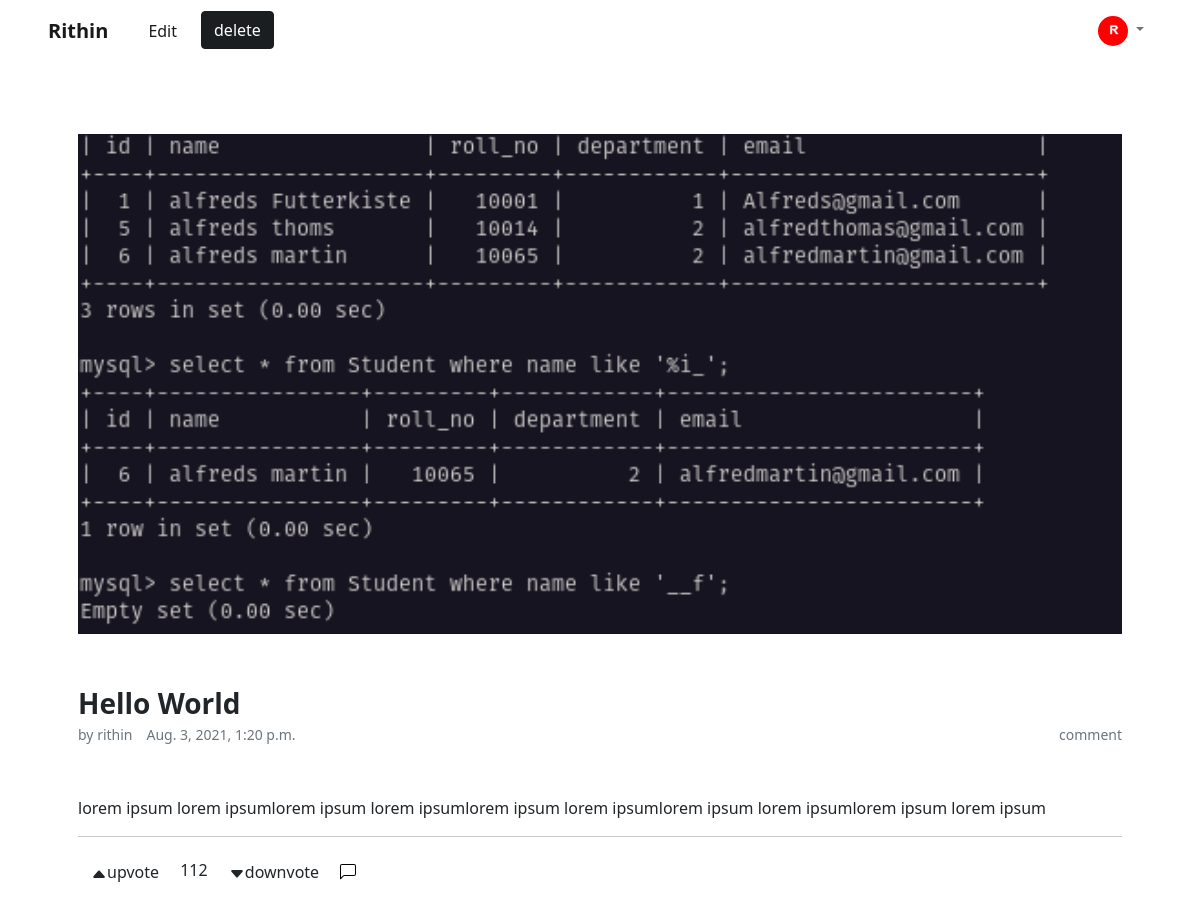
Page /post/2/ (signed in) on the committed database.
### app/models.py (models this page shows, shortened)
class Post(models.Model):
    author = models.ForeignKey(BlogUser, on_delete=models.CASCADE)
    title = models.CharField(max_length=40, null=True)
    content = models.TextField(null=True)
    published_at = models.DateTimeField(null=True)
    updated_at = models.DateTimeField(auto_now=True, null=True)
    created_at = models.DateTimeField(auto_now_add=True)
    tumbnail = models.ImageField(upload_to='images/posts', null=True)
    is_draft = models.BooleanField(default=True)

### authentication/models.py (models this page shows, shortened)
class BlogUser(AbstractBaseUser):
    email = models.EmailField(
        verbose_name='email address',
        max_length=255,
        unique=True,
    )
    fullname = models.CharField(max_length=150)
    is_active = models.BooleanField(default=True)
    staff = models.BooleanField(default=False)
    admin = models.BooleanField(default=False)
    USERNAME_FIELD = 'email'
    REQUIRED_FIELDS = ['fullname']
    objects = BlogUserManager()

class UserDetail(models.Model):
    user = models.OneToOneField(BlogUser, on_delete=models.CASCADE)
    about = models.CharField(max_length=1000)
    profile_img = models.ImageField(upload_to='images/profiles', null=True)

### app/views.py (the view)
# urls.py: path('post/<int:post_id>/', views.post, name='post'),
def post(request, post_id):
    post = get_object_or_404(models.Post, id=post_id)
    comments = models.Review.objects.filter(post=post_id)
    return render(request, 'post.html', {'post': post, 'comments': comments})

### templates/post.html (shortened to what this page needs)
{% extends "boilerplate.html" %}
{% load static %}
{% block content %}
<section class="top-section">
    <nav class="navbar navbar-expand navbar-light">
        <div class="container-fluid px-5">
            <a class="fw-bold navbar-brand" href="/user/{{post.author.id}}">{{post.author.fullname|title}}</a>
            <div class="collapse navbar-collapse" id="navbarNav">
                <ul class="navbar-nav">
                    {% if user == post.author %}
                    <li class="nav-item ps-3">
                        <a href="/write/{{post.id}}" class="nav-link active" aria-current="page" href="#">Edit</a>
                    </li>
                    <li class="nav-item ps-3">
                        <a id="delete-post" class="btn btn-dark active" aria-current="page" href="#">delete</a>
                    </li>
                    {% endif %}
                </ul>
                <ul class="navbar-nav ms-auto">
                    {% if user.is_authenticated %}
                    <li class="nav-item dropdown">
                        <a class="nav-link dropdown-toggle" href="#" id="navbarDarkDropdownMenuLink" role="button"
                            data-bs-toggle="dropdown" aria-expanded="false">
                            <img class="profile-picture" style="width:30px;height:30px;"
                                src='{{user.userdetail.profile_img.url}}'>
                        </a>
                    </li>
                    {% else %}
                    <li class="nav-item mt-1">
                        <a href="/login" class="nav-link active" aria-current="page" href="#">Sign in</a>
                    </li>
                    {% endif %}
                </ul>
            </div>
        </div>
    </nav>
</section>
<section class="post-desc container px-5 mt-5">
    <div class="post-img py-4" style="width:100%">
        <img style="width:100%; max-height:500px;object-fit:cover;" src="{{post.tumbnail.url}}">
    </div>
    <div class="post-body">
        <div class="post-header py-4">
            <div class="post-title fs-3 fw-bold">{{post.title|title}}</div>
            <small class="post-details text-muted">
                <div class="float-start"><span>by
                        {{post.author.fullname}}</span>&emsp;<span>{{post.published_at}}</span></div>
                <div class="float-end">&emsp;<span>comment</span></div>
            </small>
        </div>
        <div class="post-content pt-5">
            <div>
                {{post.content|safe}}
            </div>
        </div>
    </div>
    <hr>
</section>
<section class="review-section container mb-5 px-5">
    <div class="review-icons mb-5">
        <button type="button" id="upvote-btn" value="UPVOTE" class="pe-3 btn">
            <svg xmlns="http://www.w3.org/2000/svg" width="16" height="16" fill="currentColor"
                class="bi bi-caret-up-fill" viewBox="0 0 16 16">
                <path
                    d="m7.247 4.86-4.796 5.481c-.566.647-.106 1.659.753 1.659h9.592a1 1 0 0 0 .753-1.659l-4.796-5.48a1 1 0 0 0-1.506 0z" />
            </svg>upvote</button>
        <span id="votes">112</span>
        <button type="button" value="DOWNVOTE" id="downvote-btn" class="px-3 btn">
            <svg xmlns="http://www.w3.org/2000/svg" width="16" height="16" fill="currentColor"
                class="bi bi-caret-down-fill" viewBox="0 0 16 16">
                <path
                    d="M7.247 11.14 2.451 5.658C1.885 5.013 2.345 4 3.204 4h9.592a1 1 0 0 1 .753 1.659l-4.796 5.48a1 1 0 0 1-1.506 0z" />
            </svg>downvote</button>
        <a id="comment-expand" data-bs-toggle="collapse" href="#collapseComment" role="button" aria-expanded="false"
            aria-controls="collapseComment">
        </a>
    </div>
</section>
{% endblock %}

### static/index.css (style rules this page uses)
.profile-picture { background-position: center; background-size: cover; height: 65px; width: 65px; border-radius: 50%; }
.review-section .review-icons a { text-decoration: none; color: black; }

### rows in the picture
Post: author.fullname "Rithin", tumbnail (picture), title "Hello World", author.fullname "rithin", published_at "Aug. 3, 2021, 1:20 p.m.", content "lorem ipsum lorem ipsumlorem ipsum lorem ipsumlorem ipsum lorem ipsumlorem ipsum lorem ipsumlorem ipsum lorem ipsum"
BlogUser: userdetail.profile_img (picture)
